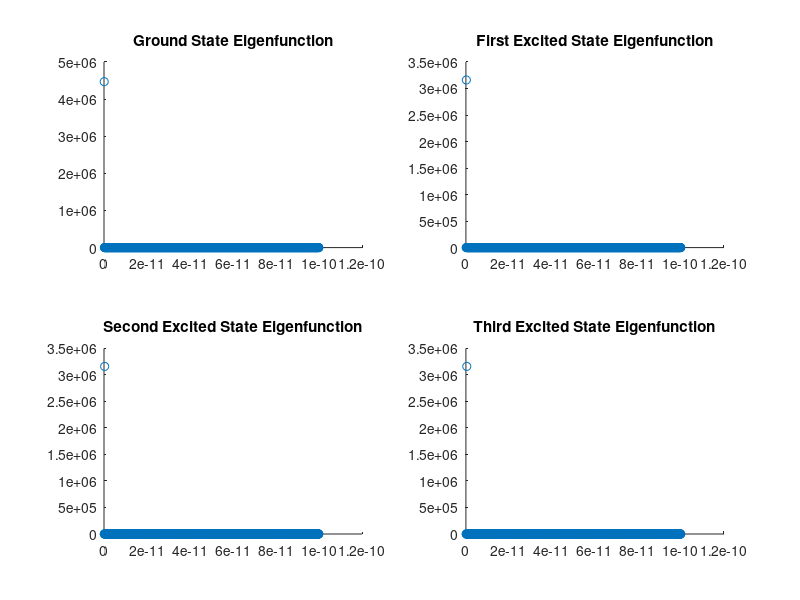

This figure's MATLAB source:
%%%%% Preamble %%%%%
% Part I - Particle in a Box Eigenfunction Determination
% Author: Max L Butterworth
% MSc in Theoretical and Computational Chemistry Project
% University of Oxford

%%%%%%%%%%

%%%%% Define constants %%%%%

L = 1e-10; % Length of the 1D box in m
m = 9.11e-31; % Mass of electron in kg
h = 6.626e-34; % Planck's constant in Js
hbar = h/(2*pi); % Definition of h bar
N = 1000; % Number of discretisation points
N_eigenvectors = 100; % Number of eigenvectors of H to calcualte

%%%%% Discretise the spatial domain, x %%%%%

x = linspace(0, L, N); % Define the domain of the infinite potential well
dx = x(2) - x(1); % Calculate the spatial step size

%%%%% Solve the Schrödinger equation using the finite difference method %%%%%

% Construct the Hamiltonian inside the infinite potential well
laplacian = (1/dx^2) * spdiags([1, -2, 1], -1:1, N, N); % Define the Laplacian operator
H = -((hbar^2)/(2*m)) * laplacian; % Define the Hamiltonian operator
H = H(2:N-1, 2:N-1); % Impose boundary conditions: psi(0) = psi(L) = 0

% Find the eigenvalues and eigenvectors of the Hamiltonian matrix
[psi, E] = eigs(H, N_eigenvectors, 'smallestabs');

% Normalise eigenvectors
x_internal = x(2:N-1); % Exclude the boundaries from the normalisation process

for j = 1:N_eigenvectors
    psi_norm(:, j) = psi(:, j)/sqrt(trapz(x_internal, abs(psi(:, j)).^2));
end

%%%%% Plot the first four eigenfunctions %%%%%
figure % Generate a figure

subplot(2, 2, 1) % Top left plot
scatter(x_internal, psi_norm(:,1)) % Plot the ground state wavefunction
title('Ground State Eigenfunction')

subplot(2, 2, 2) % Top right plot
scatter(x_internal, psi_norm(:,2)) % Plot the first excited state wavefunction
title('First Excited State Eigenfunction')

subplot(2, 2, 3) % Bottom left plot
scatter(x_internal, psi_norm(:,3)) % Plot the second excited state wavefunction
title('Second Excited State Eigenfunction')

subplot(2, 2, 4) % Bottom right plot
scatter(x_internal, psi_norm(:,4)) % Plot the third excited state wavefunction
title('Third Excited State Eigenfunction')